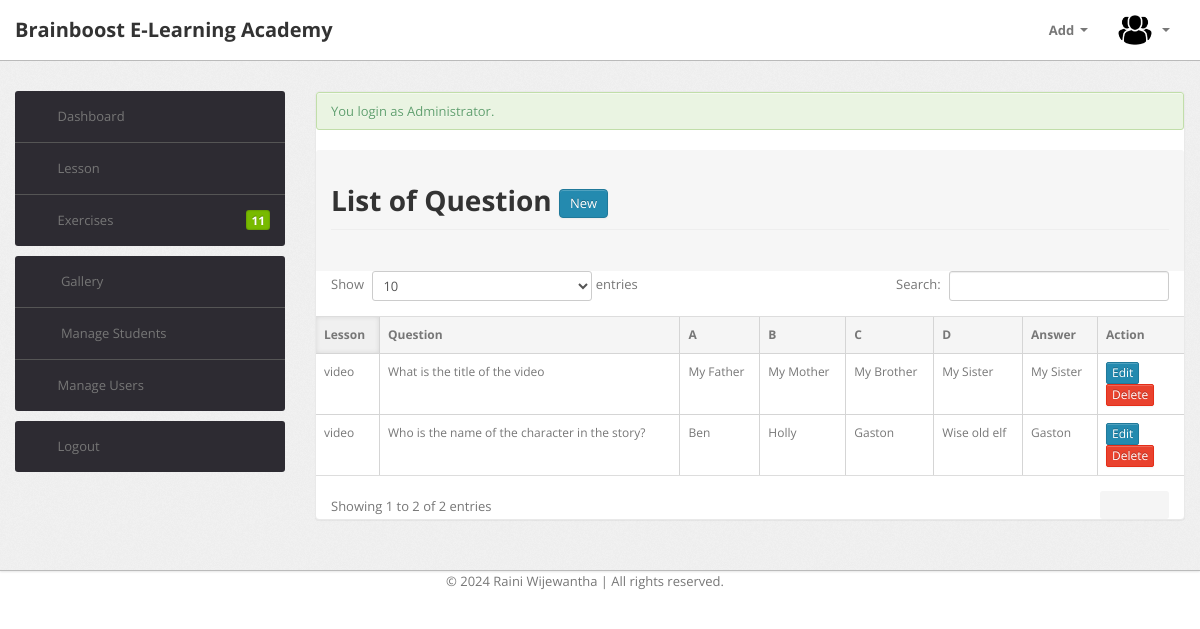
The app's page /admin/modules/exercises/index.php (signed in) with its own data.
### tables this page shows
CREATE TABLE `tblexercise` (
  `ExerciseID` int(11) NOT NULL,
  `LessonID` int(11) NOT NULL,
  `Question` text NOT NULL,
  `ChoiceA` text NOT NULL,
  `ChoiceB` text NOT NULL,
  `ChoiceC` text NOT NULL,
  `ChoiceD` text NOT NULL,
  `Answer` varchar(90) NOT NULL,
  `ExercisesDate` date NOT NULL
);

CREATE TABLE `tbllesson` (
  `LessonID` int(11) NOT NULL,
  `LessonChapter` varchar(90) NOT NULL,
  `LessonTitle` varchar(90) NOT NULL,
  `FileLocation` text NOT NULL,
  `Category` varchar(90) NOT NULL
);

### admin/modules/exercises/index.php (called while the page is built, shortened)
<?php
require_once("../../themes/templates.php");
?>

### include/database.php (called while the page is built, shortened)
<?php
class Database {
    var $sql_string = '';
    private $conn;
    public function open_connection() {
        $this->conn = mysqli_connect(server, user, pass);
        if(!$this->conn){
            echo "Problem in database connection! Contact administrator!";
            exit();
        } else {
            $db_select = mysqli_select_db($this->conn, database_name);
        }
    }
    function setQuery($sql='') {
        $this->sql_string = $sql;
    }
    function executeQuery() {
        $result = mysqli_query($this->conn, $this->sql_string);
        return $result;
    }
    private function confirm_query($result) {
        return $result;
    }
    function loadResultList($key='') {
        $cur = $this->executeQuery();
        $array = array();
        while ($row = mysqli_fetch_object($cur)) {
            if ($key) {
                $array[$row->$key] = $row;
            } else {
                $array[] = $row;
            }
        }
        return $array;
    }
}
$mydb = new Database();
?>

### admin/modules/exercises/list.php (the view, shortened to what this page needs)
  <div class="module-head">
        <h1 class="page-header">List of Question <a href="index.php?view=add" class="btn btn-primary">New</a> </h1>
   		</div>
   <form action="controller.php?action=delete" Method="POST">
<table id="example" class=" datatable-1 table table-bordered table-hover" cellspacing="0" style="font-size:12px" >
  <thead>
  	<tr>
  		<th>Lesson</th>
  		<th>Question</th>
  		<th>A</th>
  		<th>B</th>
  		<th>C</th>
  		<th>D</th>
  		<th>Answer</th>
  		<th width="10%">Action</th>
  	</tr>
  </thead>
  <tbody>
  	<?php
  		$mydb->setQuery("SELECT * FROM `tbllesson` l, `tblexercise` e WHERE l.`LessonID`=e.`LessonID`");
  		$cur = $mydb->loadResultList();
		foreach ($cur as $result) {
  		echo '<tr>';
  		echo '<td>' . $result->LessonTitle.'</a></td>';
  		echo '<td>' . $result->Question.'</a></td>';
  		echo '<td>' . $result->ChoiceA.'</a></td>';
  		echo '<td>' . $result->ChoiceB.'</a></td>';
  		echo '<td>' . $result->ChoiceC.'</a></td>';
  		echo '<td>' . $result->ChoiceD.'</a></td>';
  		echo '<td>' . $result->Answer.'</a></td>';
  		echo '<td > <a title="Edit" href="index.php?view=edit&id='.$result->ExerciseID.'" class="btn btn-primary btn-xs" >Edit</a>
  					 <a title="Delete" href="controller.php?action=delete&id='.$result->ExerciseID.'" class="btn btn-danger btn-xs" >Delete</a>
  					 </td>';
  		echo '</tr>';
  	}
  	?>
  </tbody>
</table>
</form>

### admin/themes/templates.php (shortened to what this page needs)
 <!DOCTYPE html>
<html lang="en">
<head>
    <head>
        <link type="text/css" href="<?php echo web_root; ?>e_admin/bootstrap/css/bootstrap.min.css" rel="stylesheet">
        <link type="text/css" href="<?php echo web_root; ?>e_admin/bootstrap/css/bootstrap-responsive.min.css" rel="stylesheet">
        <link type="text/css" href="<?php echo web_root; ?>e_admin/css/theme.css" rel="stylesheet">
        <link type="text/css" href="<?php echo web_root; ?>e_admin/images/icons/css/font-awesome.css" rel="stylesheet">
        <link rel="stylesheet" href="https://cdnjs.cloudflare.com/ajax/libs/lightbox2/2.8.2/css/lightbox.min.css">
    </head>
    <body>
        <div class="navbar navbar-fixed-top">
            <div class="navbar-inner">
                <div class="container">
                        <a class="brand" href="#">Brainboost E-Learning Academy </a>
                    <div class="nav-collapse collapse navbar-inverse-collapse">
                        <ul class="nav pull-right">
                            <li class="dropdown"><a href="#" class="dropdown-toggle" data-toggle="dropdown">Add
                                <b class="caret"></b></a>
                            </li>
                            <li class="nav-user dropdown"><a href="#" class="dropdown-toggle" data-toggle="dropdown">
                                <img src="http://localhost:8080/e-learningsystem/admin/adminMenu/images/user.png" class="nav-avatar" />
                                <b class="caret"></b></a>
                            </li>
                        </ul>
                    </div>
                </div>
            </div>
        </div>
        <div class="wrapper">
            <div class="container">
                <div class="row">
                    <div class="span3">
                        <div class="sidebar">
                            <ul class="widget widget-menu unstyled">
                                <li class="active"><a href="<?php echo web_root; ?>/admin"><i class="menu-icon icon-dashboard"></i>Dashboard
                                </a></li>
                                <li><a href="<?php echo web_root; ?>admin/modules/lesson/index.php"><i class="menu-icon icon-bullhorn"></i>Lesson</a>
                                </li>
                                <li><a href="<?php echo web_root; ?>admin/modules/exercises/index.php"><i class="menu-icon icon-inbox"></i>Exercises <b class="label green pull-right">
                                    11</b> </a></li>
                            </ul>
                            <ul class="widget widget-menu unstyled">
                                <li><a href="<?php echo web_root; ?>admin/modules/galery/index.php"><i class="menu-icon icon-bold"></i> Gallery </a></li>
                                <li><a href="<?php echo web_root; ?>admin/modules/modstudent/index.php"><i class="menu-icon icon-bold"></i> Manage Students </a></li>
                                <li><a href="<?php echo web_root; ?>admin/modules/user/index.php"><i class="menu-icon icon-book"></i>Manage Users </a></li>
                            </ul>
                            <ul class="widget widget-menu unstyled">
                                <li><a href="#"><i class="menu-icon icon-signout"></i>Logout </a></li>
                            </ul>
                        </div>
                    </div>
                    <div class="span9">
                        <div class="content">
                            <div class="module">
                            <?php  check_message(); ?>
                            <?php  require_once $content;?>
                        </div>
                        </div>
                    </div>
           </div>
           </div>
          </div>
          <div class="container">
        <div class="copyright">
            <div class="row">
                <div class="footer-bottom">
                    <p style="text-align:center;">© 2024 Raini Wijewantha | All rights reserved.</p>
                </div>
            </div>
        </div>
    </div>
    </body>
</html>

### include/session.php (shortened to what this page needs)
<?php
function check_message() {
    if (isset($_SESSION['message'])) {
        $msgtype = isset($_SESSION['msgtype']) ? $_SESSION['msgtype'] : "";
        $message = $_SESSION['message'];
        switch ($msgtype) {
            case "success":
                echo '<div class="alert alert-success">' . htmlspecialchars($message) . '</div>';
                break;
        }
    }
}
?>

### records on screen
tblexercise: LessonID.LessonTitle "video", Question "What is the title of the video", ChoiceA "My Father", ChoiceB "My Mother", ChoiceC "My Brother", ChoiceD "My Sister", Answer "My Sister"
tblexercise: LessonID.LessonTitle "video", Question "Who is the name of the character in the story?", ChoiceA "Ben", ChoiceB "Holly", ChoiceC "Gaston", ChoiceD "Wise old elf", Answer "Gaston"

### other values on screen
$message "You login as Administrator."
